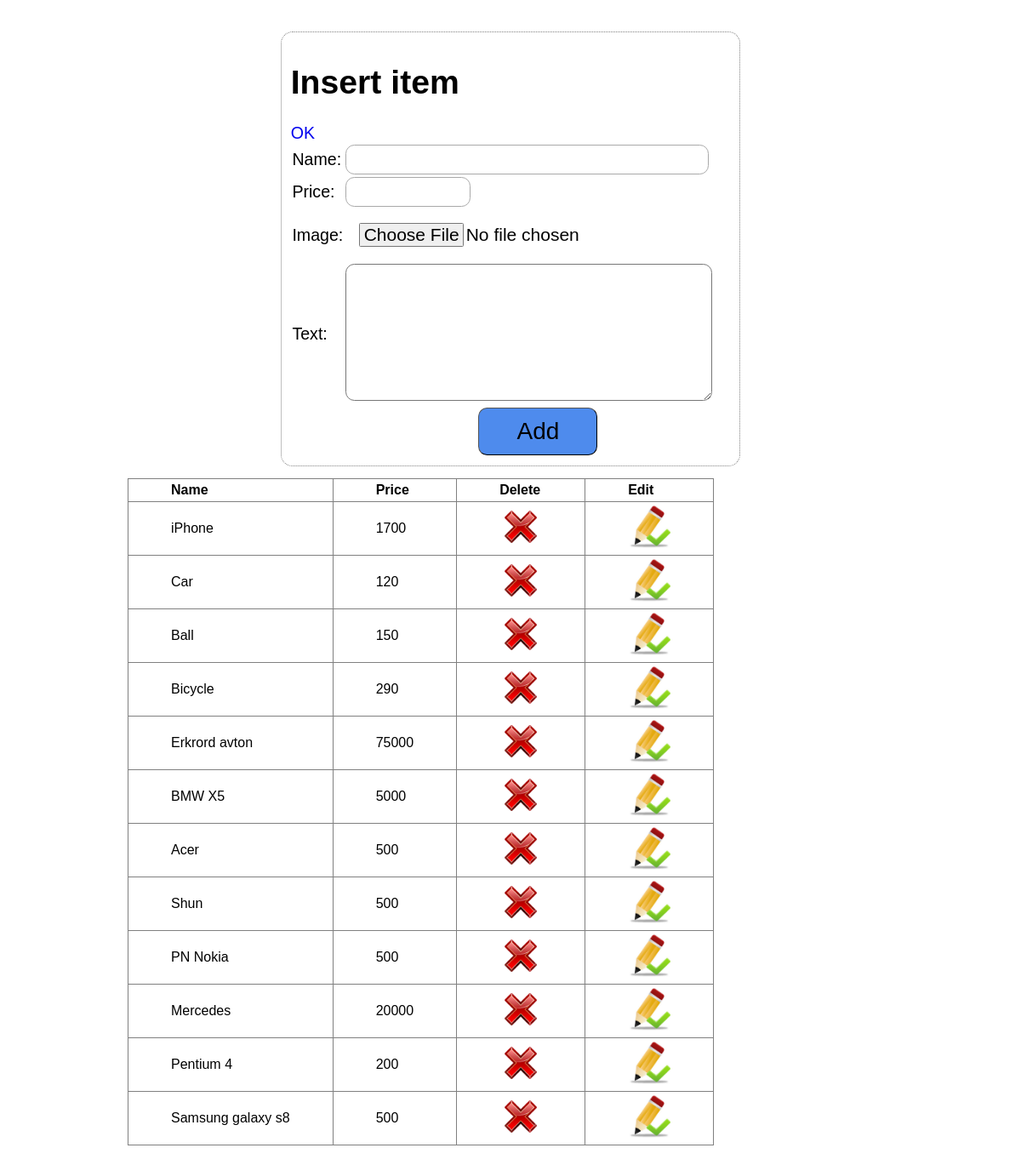
The app's page /admin/index.php with its own data.
### tables this page shows
CREATE TABLE IF NOT EXISTS `products` (
  `id` int(11) NOT NULL AUTO_INCREMENT,
  `name` text NOT NULL,
  `price` float NOT NULL,
  `image` text NOT NULL,
  `description` text NOT NULL,
  PRIMARY KEY (`id`)
);

### admin/index.php (the view, shortened to what this page needs)
<?php
$conn = mysqli_connect('localhost','root','usbw','shop');
mysqli_set_charset($conn,'utf8');
$sql = "SELECT * FROM `products`";
$res = mysqli_query($conn,$sql);
$arr = mysqli_fetch_all($res, MYSQLI_ASSOC);
?>
<!DOCTYPE html>
<html>
<head>
	<link rel="stylesheet" type="text/css" href="style_admin.css">
</head>
<body>
<main class="admin">
	<form action="action.php" method="post" class="insertTable" enctype="multipart/form-data">
	<h1>Insert item</h1>
	<table>
		<tr>
			<td>Name:</td>
			<td><input type="text" name="anun"></td>
		</tr>
		<tr>
			<td>Price:</td>
			<td><input type="number" name="gin"></td>
		</tr>
		<tr>
			<td>Image:</td>
			<td><input type="file" name="nkar" 	></td>
		</tr>
		<tr>
			<td>Text:</td>
			<td><textarea name="nkaragrutyun"></textarea></td>
		</tr>
		<tr>
			<td></td>
			<td><input type="submit" name="ins" value="Add"></td>
			<a href="../shop.php" style = "text-decoration:none">OK</a>
		</tr>
	</table>
</form>
<table border="1" cellpadding="15" class="prod_table">
	<tr>
		<th>Name</th>
		<th>Price</th>
		<th>Delete</th>
		<th>Edit</th>
	</tr>
	<?php
	$i = 0;
	while($i<count($arr)){
	?>
	<tr>
		<td><?php echo $arr[$i]['name'] ?></td>
		<td><?php echo $arr[$i]['price'] ?></td>
		<td>
			<a href="action.php?del=<?php echo $arr[$i]['id'] ?>">
				<img src="adm_images/del.png" width="50px">
			</a>
		</td>
		<td>
			<a href="edit.php?id=<?php echo $arr[$i]['id'] ?>">
				<img src="adm_images/ed.jpg" width="50px">
			</a>
		</td>
	</tr>
	<?php
		$i++;
	}
	?>
</table>
</main>
</body>
</html>

### admin/style_admin.css (style rules this page uses)
main.admin { padding: 15px; width: 900px; margin: auto; font-family: Arial; }
.insertTable input[type="text"] { width: 600px; height: 40px; font-size: 30px; border-radius: 15px; border: 1px solid darkgray; padding: 4px; }
.insertTable input[type="number"] { width: 200px; height: 40px; font-size: 30px; border-radius: 15px; border: 1px solid darkgray; padding: 4px; }
.insertTable input[type="file"] { width: 600px; height: 40px; font-size: 30px; border-radius: 15px; vertical-align: center; padding: 24px; }
.insertTable textarea { padding: 14px; border-radius: 15px; min-width: 586px; min-height: 200px; font-size: 25px; }
.insertTable input[type="submit"] { width: 200px; height: 80px; font-size: 40px; background: #4e8bed; display: block; margin: auto; border-radius: 15px; }
.insertTable { zoom: 0.7; font-size: 28px; display: block; margin: 20px auto; border: 2px dotted gray; width: 738px; padding: 15px; border-radius: 20px; }
table.prod_table, .prod_table tr, .prod_table td, .prod_table th { border-collapse: collapse; padding: 4px 50px; text-align: left; }

### records on screen
products: name "iPhone", price "1700"
products: name "Car", price "120"
products: name "Ball", price "150"
products: name "Bicycle", price "290"
products: name "Erkrord avton", price "75000"
products: name "BMW X5", price "5000"
products: name "Acer", price "500"
products: name "Shun", price "500"
products: name "PN Nokia", price "500"
products: name "Mercedes", price "20000"
products: name "Pentium 4", price "200"
products: name "Samsung galaxy s8", price "500"
